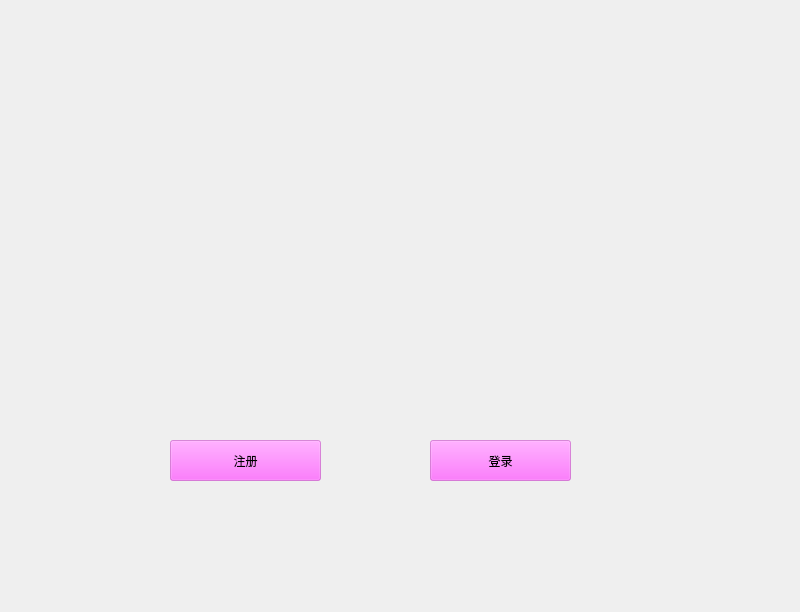
<?xml version="1.0" encoding="UTF-8"?>
<ui version="4.0">
 <class>Welcom</class>
 <widget class="QWidget" name="Welcom">
  <property name="geometry">
   <rect>
    <x>0</x>
    <y>0</y>
    <width>800</width>
    <height>612</height>
   </rect>
  </property>
  <property name="windowTitle">
   <string>Form</string>
  </property>
  <widget class="QLabel" name="label">
   <property name="geometry">
    <rect>
     <x>0</x>
     <y>0</y>
     <width>801</width>
     <height>611</height>
    </rect>
   </property>
   <property name="styleSheet">
    <string notr="true">background-image: url(:/src/icon/src/img/xingshu3.jpg);</string>
   </property>
   <property name="text">
    <string/>
   </property>
  </widget>
  <widget class="QPushButton" name="login_button">
   <property name="geometry">
    <rect>
     <x>430</x>
     <y>440</y>
     <width>141</width>
     <height>41</height>
    </rect>
   </property>
   <property name="styleSheet">
    <string notr="true">
font: 75 14pt &quot;Segoe Print&quot;;
background-color: rgba(255, 85, 255,0.5);</string>
   </property>
   <property name="text">
    <string>登录</string>
   </property>
  </widget>
  <widget class="QPushButton" name="sigin_buttom">
   <property name="geometry">
    <rect>
     <x>170</x>
     <y>440</y>
     <width>151</width>
     <height>41</height>
    </rect>
   </property>
   <property name="styleSheet">
    <string notr="true">
font: 75 14pt &quot;Segoe Print&quot;;
background-color: rgba(255, 85, 255,0.5);</string>
   </property>
   <property name="text">
    <string>注册</string>
   </property>
  </widget>
  <widget class="QLabel" name="logo">
   <property name="geometry">
    <rect>
     <x>0</x>
     <y>-10</y>
     <width>241</width>
     <height>121</height>
    </rect>
   </property>
   <property name="styleSheet">
    <string notr="true">image: url(:/src/icon/logo);</string>
   </property>
   <property name="text">
    <string/>
   </property>
  </widget>
 </widget>
 <resources/>
 <connections/>
</ui>
